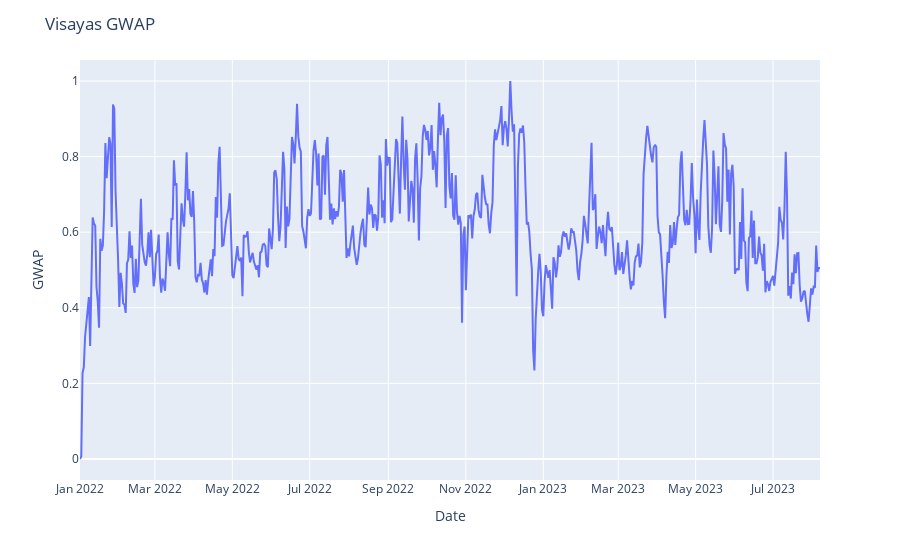
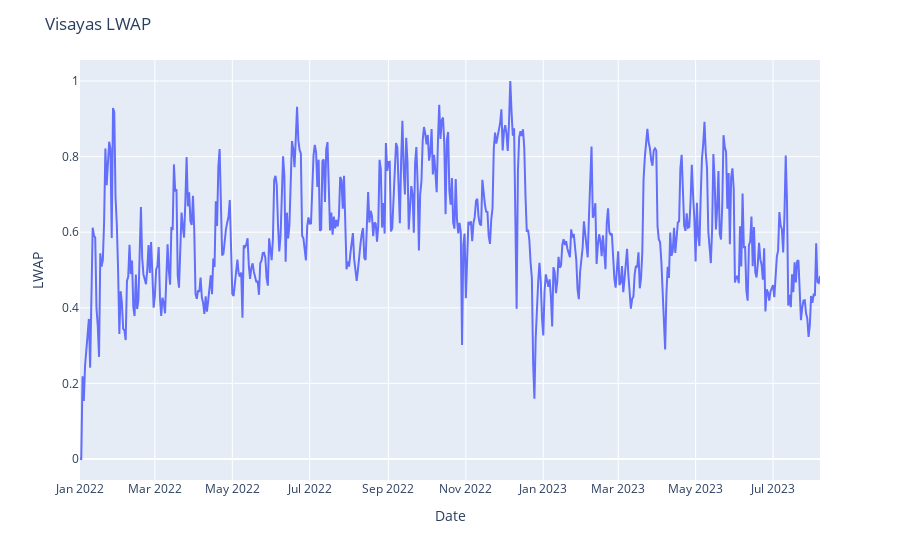

The cell these charts' notebook holds for them, in order:
### Code cell
#Plotting Train LWAP ang GWAP
# Create the line plot
vis_gwap_plot = px.line(VIS_GWAP_train, x=VIS_GWAP_train.index, y='GWAP')
vis_lwap_plot = px.line(VIS_LWAP_train, x=VIS_LWAP_train.index, y='LWAP')
# Set the title using the ticker value
vis_gwap_plot.update_layout(title=f"Visayas GWAP")
vis_lwap_plot.update_layout(title=f"Visayas LWAP")
# Display the plot
vis_gwap_plot.show()
vis_lwap_plot.show()

### Figure 1 — Plotly figure (JSON) as saved in the notebook; plotly's stock layout.template omitted (floating-point values rounded to 4 significant figures; data arrays with more than 128 entries replaced by an {"elided": "..."} marker saying what was removed)
{"data": [{"hovertemplate": "Date=%{x}<br>GWAP=%{y}<extra></extra>", "legendgroup": "", "line": {"color": "#636efa", "dash": "solid"}, "marker": {"symbol": "circle"}, "mode": "lines", "name": "", "orientation": "v", "showlegend": false, "type": "scatter", "x": {"elided": "584 str values"}, "xaxis": "x", "y": {"elided": "584 float values"}, "yaxis": "y"}], "layout": {"legend": {"tracegroupgap": 0}, "margin": {"t": 60}, "title": {"text": "Visayas GWAP"}, "xaxis": {"anchor": "y", "domain": [0, 1], "title": {"text": "Date"}}, "yaxis": {"anchor": "x", "domain": [0, 1], "title": {"text": "GWAP"}}}}

### Figure 2 — Plotly figure (JSON) as saved in the notebook; plotly's stock layout.template omitted (floating-point values rounded to 4 significant figures; data arrays with more than 128 entries replaced by an {"elided": "..."} marker saying what was removed)
{"data": [{"hovertemplate": "Date=%{x}<br>LWAP=%{y}<extra></extra>", "legendgroup": "", "line": {"color": "#636efa", "dash": "solid"}, "marker": {"symbol": "circle"}, "mode": "lines", "name": "", "orientation": "v", "showlegend": false, "type": "scatter", "x": {"elided": "584 str values"}, "xaxis": "x", "y": {"elided": "584 float values"}, "yaxis": "y"}], "layout": {"legend": {"tracegroupgap": 0}, "margin": {"t": 60}, "title": {"text": "Visayas LWAP"}, "xaxis": {"anchor": "y", "domain": [0, 1], "title": {"text": "Date"}}, "yaxis": {"anchor": "x", "domain": [0, 1], "title": {"text": "LWAP"}}}}
